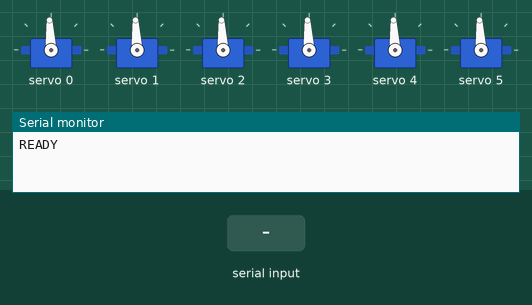
A sketch run on a simulated Arduino Uno, built with avr-gcc and run on an emulated ATmega328P. Parts: 6 × servo, the last lines printed to the serial monitor. Inputs (shaded band) come from the test bench.

Above: at 1.2 s.
1.3 s: "SET,1\n" received over Serial
At 2.1 s:
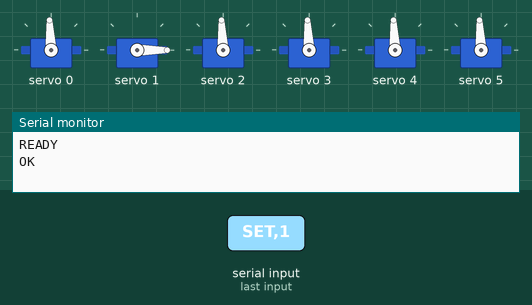
2.8 s: "SET\n" received over Serial
At 3.2 s:
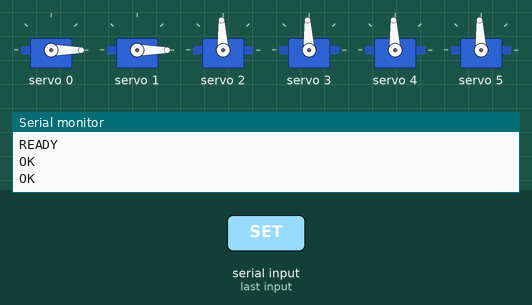
Timing chart, 0 to 5.8 s (numbered marks = the images above; inputs shaded):
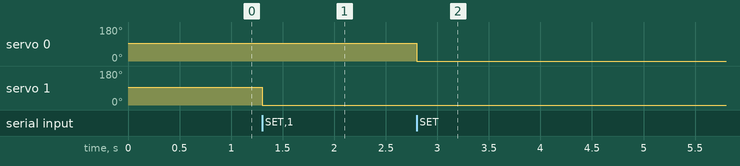

Measured:
- after the input at 1.3 s, servo 1: 93° → 0° at once
- after the input at 2.8 s, servo 0: 93° → 0° at once

The sketch:

servo_control.ino
```cpp
/*
 * 六路舵机控制固件  —  Arduino UNO + PCA9685
 * ============================================================
 * 通道分配:
 *   通道 0/1/2 -> 20kg 大扭力舵机
 *   通道 3/4/5 -> MG90S 舵机
 * (只是约定; 固件对所有通道一视同仁, 你随意插也行)
 *
 * 需要库: Arduino IDE -> 管理库 -> "Adafruit PWM Servo Driver Library"
 *
 * 接线 (详见 docs/wiring.html):
 *   PCA9685 SCL -> UNO A5      SDA -> UNO A4
 *   PCA9685 VCC -> UNO 5V      GND -> UNO GND (共地)
 *   PCA9685 V+  -> 独立 5~6V 大电流电源(+)   ★ 不可用 12V, 不可用 UNO 供电
 *   电源(-)/GND -> 与 UNO 共地
 *   6 个舵机插通道 0~5 (棕=GND 红=V+ 橙=信号)
 *
 * 串口协议 (115200, 换行结尾):
 *   SET,<ch>,<angle>   ch:0~5  angle:0~180
 *   OFF,<ch>           松开该舵机
 *   PING               -> PONG
 * 回复: READY / OK / ERR / PONG
 */

#include <Wire.h>
#include <Adafruit_PWMServoDriver.h>

Adafruit_PWMServoDriver pwm = Adafruit_PWMServoDriver(0x40);

const int NUM_CH = 6;

// 各通道脉宽范围(微秒)。多数 180° 舵机用 500~2500。
// 若某个舵机两端到不了位或越界抖动, 单独调它这一格即可。
// 索引 0~2 = 20kg, 3~5 = MG90S。
int servoMinUs[NUM_CH] = { 500, 500, 500, 500, 500, 500 };
int servoMaxUs[NUM_CH] = { 2500, 2500, 2500, 2500, 2500, 2500 };

String inBuffer = "";

void writeAngle(uint8_t ch, int angle) {
  if (ch >= NUM_CH) return;
  if (angle < 0)   angle = 0;
  if (angle > 180) angle = 180;
  long us = servoMinUs[ch] +
            (long)(servoMaxUs[ch] - servoMinUs[ch]) * angle / 180;
  int ticks = (int)(us * 4096L / 20000L);   // 50Hz, 20000us 周期
  pwm.setPWM(ch, 0, ticks);
}

void setup() {
  Serial.begin(115200);
  Wire.begin();
  pwm.begin();
  pwm.setPWMFreq(50);
  delay(10);
  for (int ch = 0; ch < NUM_CH; ch++) writeAngle(ch, 90); // 上电居中
  Serial.println("READY");
}

void handleCommand(String cmd) {
  cmd.trim();
  if (cmd.length() == 0) return;

  int c1 = cmd.indexOf(',');
  String key = (c1 >= 0) ? cmd.substring(0, c1) : cmd;
  key.toUpperCase();
  String rest = (c1 >= 0) ? cmd.substring(c1 + 1) : "";
  int c2 = rest.indexOf(',');
  String a1 = (c2 >= 0) ? rest.substring(0, c2) : rest;
  String a2 = (c2 >= 0) ? rest.substring(c2 + 1) : "";

  if (key == "SET") {
    int ch = a1.toInt();
    int angle = a2.toInt();
    if (ch < 0 || ch >= NUM_CH) { Serial.println("ERR"); return; }
    writeAngle(ch, angle);
    Serial.println("OK");
  } else if (key == "OFF") {
    int ch = a1.toInt();
    if (ch < 0 || ch >= NUM_CH) { Serial.println("ERR"); return; }
    pwm.setPWM(ch, 0, 0);          // 关闭输出, 舵机松开
    Serial.println("OK");
  } else if (key == "PING") {
    Serial.println("PONG");
  } else {
    Serial.println("ERR");
  }
}

void loop() {
  while (Serial.available()) {
    char c = Serial.read();
    if (c == '\n' || c == '\r') {
      if (inBuffer.length() > 0) { handleCommand(inBuffer); inBuffer = ""; }
    } else {
      inBuffer += c;
      if (inBuffer.length() > 64) inBuffer = "";
    }
  }
}
```
